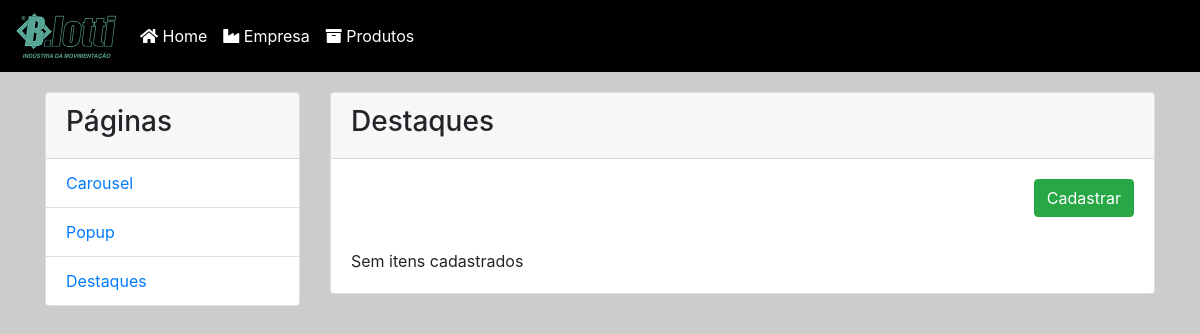
Page /admin/home.php?page=Destaques (signed in) on the earlier database version.
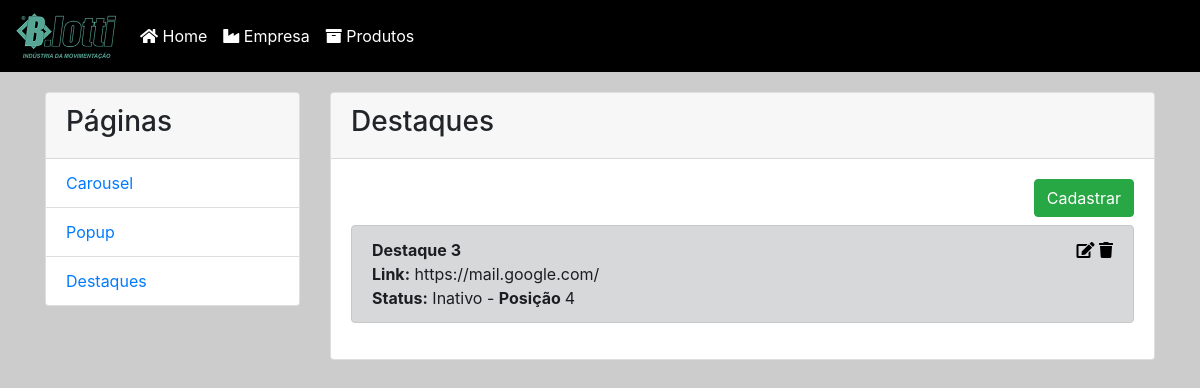
Same page on the later database version.
### tables this page shows
CREATE TABLE `destaques` (
  `cod` int(11) NOT NULL,
  `nome` text NOT NULL,
  `linkpagina` text NOT NULL,
  `foto` text NOT NULL,
  `status` int(11) NOT NULL DEFAULT 1,
  `posicao` int(11) NOT NULL
);

### admin/home.php (the view, shortened to what this page needs)
<?php
    include ('conecta.php');
    ?>
       <!DOCTYPE html>
    <html lang="pt-br">
    <head>
    <link rel="stylesheet" href="https://maxcdn.bootstrapcdn.com/bootstrap/4.3.1/css/bootstrap.min.css">
    <link rel="stylesheet" href="https://use.fontawesome.com/releases/v5.0.13/css/all.css">
    <link rel="stylesheet" href="styles.css">
    </head>
    <body>
    <header>
<nav class="navbar navbar-expand-md navbar-dark bg-dark">
         <a class="navbar-brand" href="#"><img src="../img/blotti_movimentacao_de_cargas_acessorios.png" width="100px"></a>
       <div class="collapse navbar-collapse" id="collapsibleNavbar">
       <ul class="navbar-nav">
          <li class="nav-item">
              <a class="nav-link anima" href="home.php"><i class="fas fa-home"></i> Home</a>
            </li>
            <li class="nav-item">
              <a class="nav-link anima" href="empresa.php"><i class="fas fa-industry"></i> Empresa </a>
            </li>
            <li class="nav-item">
              <a class="nav-link anima" href="produtos.php"><i class="fas fa-archive"></i> Produtos</a>
            </li>
          </ul>
        </div>
      </nav>
    </header>
    <section class="content">
<div class="container">
    <div class="row">
    <div class="col-md-3">
        <div class="card">
  <div class="card-header">
    <h3>Páginas</h3>
  </div>
  <ul class="list-group list-group-flush">
    <li class="list-group-item"><a href="?page=Carousel">Carousel</a></li>
    <li class="list-group-item"><a href="?page=Popups">Popup</a></li>
    <li class="list-group-item"><a href="?page=Destaques">Destaques</a></li>
  </ul>
</div>
 </div>
<div class="col-md-9">
<div class="card">
<?php
if (isset($_GET['page'])){
  $page = $_GET['page'];
  ?>
    <div class='card-header'> <h3>   <?php echo $page ?></h3>   </div>
      <div class='card-body'>
      <div class="direita">
    <a href="#" data-toggle="modal" data-target="#modalCadastra<?php echo $page ?>" class="btn btn-success btn-blotti"> Cadastrar</a>
</div>
    <?php
    if ($page == "Carousel") {
      $sqlv = mysqli_query($link,"SELECT * FROM carousel") or die("ERRO NO SQL". mysqli_error());
      $rowv = mysqli_num_rows($sqlv);
    if ($rowv <= 0) { echo "<br>Sem itens cadastrados";}
    while($rowv = mysqli_fetch_assoc($sqlv)){
    $cod = $rowv['cod'];
    $nome = $rowv['nome'];
    $status = $rowv['status'];
    $frase = $rowv['frase'];
    $posicao = $rowv['posicao'];
    $status == 1 ? $status = "Ativo" : $status = "Inativo";
    echo "<div class='alert alert-dark item' role='alert'>
    <div>  <b>$nome</b> <br> <b>Frase:</b> $frase <br>";
    echo "<b>Status:</b> $status - <b> Posição </b> $posicao";
    echo "</div><div>";
    echo "<a href='' data-toggle='modal' data-target='#modalEdita$page' data-doc='$cod'><i class='fas fa-edit'></i></a>
    <a href='carouselBD.php?excluir&cod=$cod'><i class='fas fa-trash'></i></a>
    </div></div>";
}
  echo "</div>";
} else {
  $sqlv = mysqli_query($link,"SELECT * FROM destaques") or die("ERRO NO SQL". mysqli_error());
  $rowv = mysqli_num_rows($sqlv);
if ($rowv <= 0) { echo "<br>Sem itens cadastrados";}
while($rowv = mysqli_fetch_assoc($sqlv)){
$cod = $rowv['cod'];
$nome = $rowv['nome'];
$status = $rowv['status'];
$linkpagina = $rowv['linkpagina'];
$posicao = $rowv['posicao'];
$status == 1 ? $status = "Ativo" : $status = "Inativo";
echo "<div class='alert alert-dark item' role='alert'>
<div>  <b>$nome</b> <br> <b>Link:</b> $linkpagina <br>";
echo "<b>Status:</b> $status - <b> Posição </b> $posicao";
echo "</div><div>";
echo "<a href='' data-toggle='modal' data-target='#modalEdita$page' data-doc='$cod'><i class='fas fa-edit'></i></a>
<a href='destaqueBd.php?excluir&cod=$cod'><i class='fas fa-trash'></i></a>
</div></div>";
}
echo "</div>";
}
} else {
  header ("Location: home.php?page=Destaques");
}
 ?>
    </div>
</div>
    </div>
</div>
</section>
    </body>
    </html>

### admin/styles.css (style rules this page uses)
body { margin: 0px; background-color: #cccccc!important; }
.content { padding-top: 20px; height: 100%; }
.navbar { background-color: #000!important; }
.navbar a { color: #fff!important; }
.item { display: flex; justify-content: space-between; }
.item .fas { color:#000; }
.direita { text-align: right; margin-bottom: 8px; }

Differences in the rows shown:
added destaques: nome "Destaque 3", linkpagina "https://mail.google.com/", status "Inativo", posicao "4"
Other differences:
text no longer shown: "Sem itens cadastrados"
